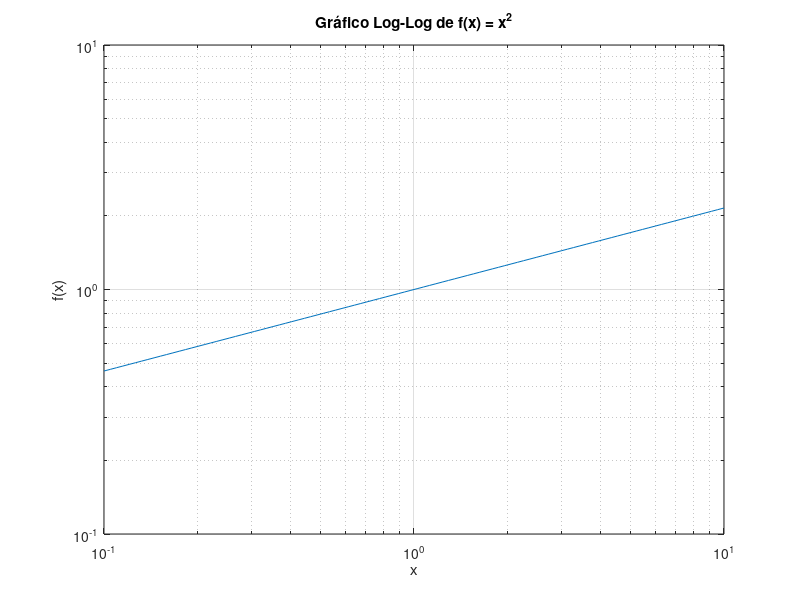

Write MATLAB code to recreate this figure.
x = logspace(-1, 1, 100);
y = x.^(1/3);

loglog(x, y);
xlabel('x');
ylabel('f(x)');
title('Gráfico Log-Log de f(x) = x^2');

grid on;
